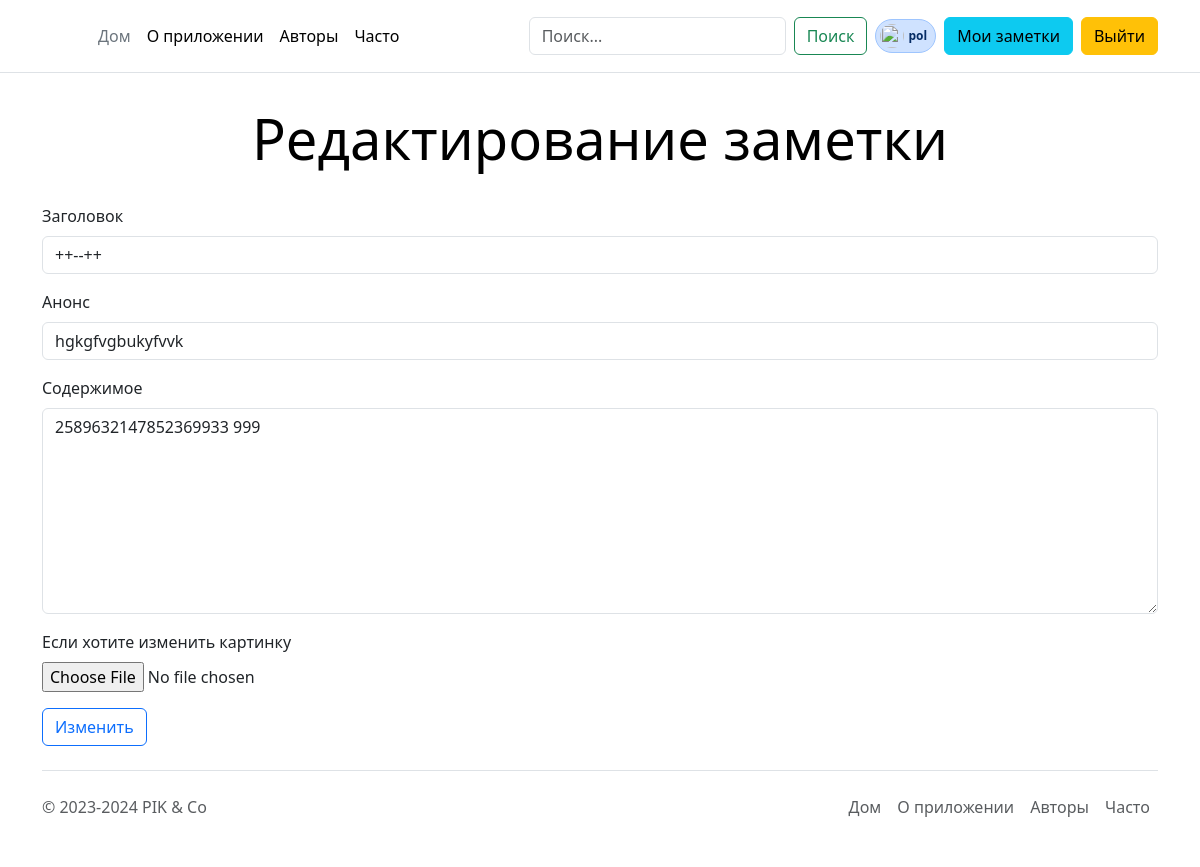
Before: /note/4ea38abb-1c7e-4da4-9f71-d1036964eaa7/update (signed in) with the older database file.
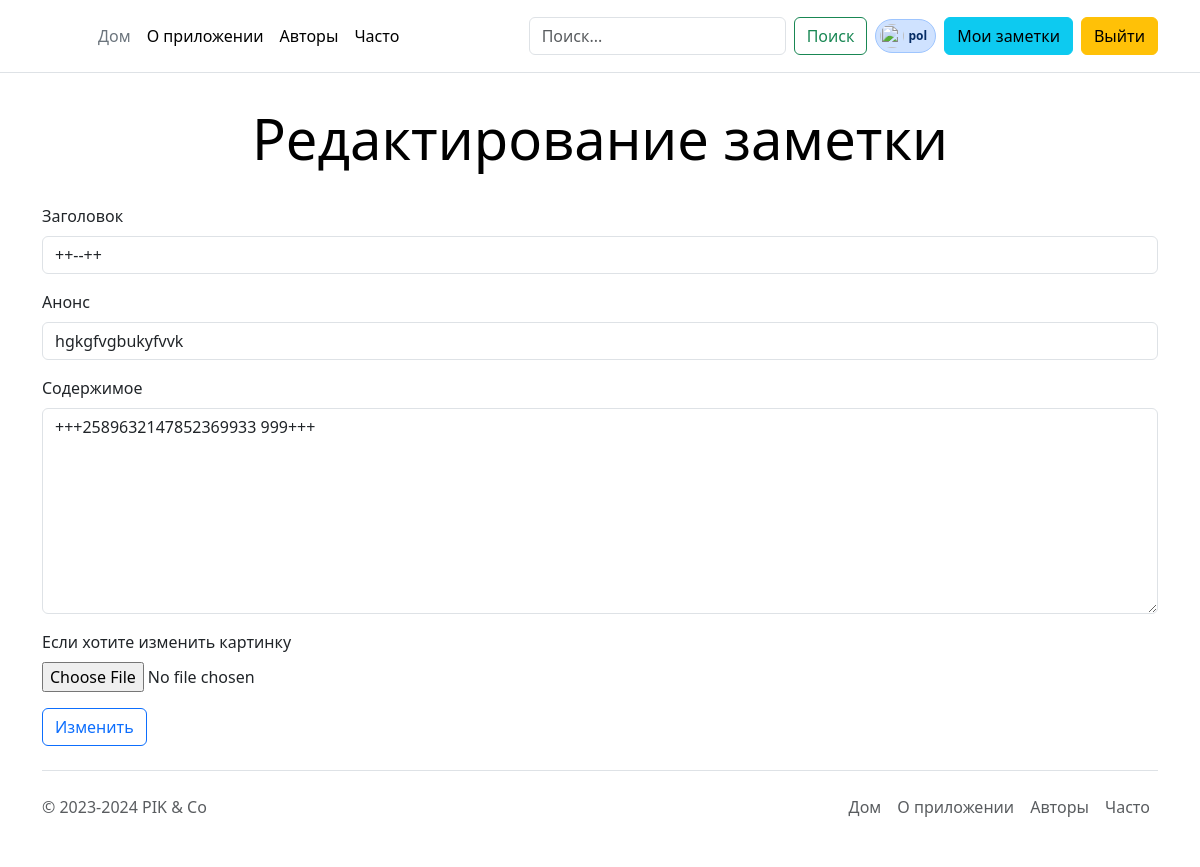
After: the same page with the newer database file.
### notes/models.py (models this page shows, shortened)
class Note(models.Model):
    uuid = models.UUIDField(primary_key=True, default=uuid.uuid4, editable=False)
    title = models.CharField(max_length=255)
    anons = models.CharField(max_length=255)
    content = models.TextField()
    created_at = models.DateTimeField(auto_now_add=True)
    mod_time = models.DateTimeField(null=True, blank=True)
    image = models.ImageField(upload_to=upload_to, null=True, blank=True, verbose_name="Превью")
    user = models.ForeignKey(get_user_model(), on_delete=models.CASCADE)
    objects = models.Manager()  # Он подключается к базе.
    class Meta:
        ordering = ['-created_at']  # Дефис это означает DESC сортировку (обратную).
        indexes = [
            models.Index(fields=("created_at",), name="created_at_index"),
        ]

### notes/views.py (the view, shortened to what this page needs)
# urls.py: path("<note_uuid>/update", views.update_note_view, name="update"),
def update_note_view(request: WSGIRequest, note_uuid):
    note = Note.objects.get(uuid=note_uuid)
    return render(request, "note/update_note.html", {"note": note})

### notes/templates/note/update_note.html (shortened to what this page needs)
{% extends "base.html" %}
{% block content %}
  <div class='container'>
	<div class="pricing-header p-3 pb-md-4 mx-auto text-center">
      <h1 class="display-4 fw-normal text-body-emphasis">Редактирование заметки</h1>
    </div>
    <form action="{% url 'update' note_uuid=note.uuid %}" method="post" enctype="multipart/form-data">
      <div class="mb-3">
        <label for="exampleFormControlInput1" class="form-label">Заголовок</label>
        <input name="title" type="text" class="form-control" id="exampleFormControlInput1" value="{{ note.title }}">
      </div>
      <div class="mb-3">
        <label for="exampleFormControlInput1" class="form-label">Анонс</label>
        <input name="anons" type="text" class="form-control" id="exampleFormControlInput1" value="{{ note.anons }}">
      </div>
      <div class="mb-3">
        <label for="exampleFormControlTextarea1" class="form-label">Содержимое</label>
        <textarea name="content" class="form-control" id="exampleFormControlTextarea1" rows="8">{{ note.content }}</textarea>
      </div>
      <div class="mb-3">
        <label for="exampleFormControlInput1" class="form-label">Если хотите изменить картинку</label><br>
        <input name="noteImage" type="file" class="form-control-file" id="exampleFormControlFile1">
      </div>
      <button type="submit" class="btn btn-outline-primary">Изменить</button>
    </form>
  </div>
{% endblock %}

Changed rows visible on the page:
changed Note "hgkgfvgbukyfvvk": content "2589632147852369933 999" → "+++2589632147852369933 999+++"
